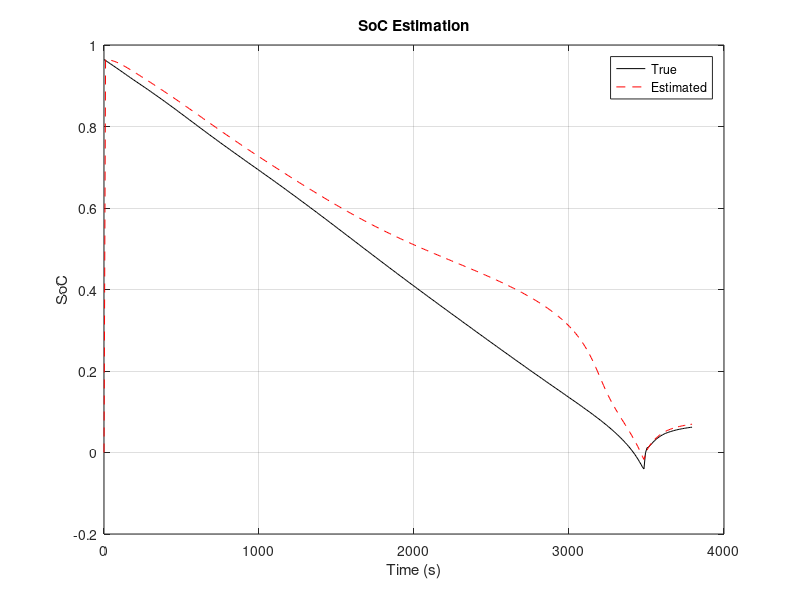
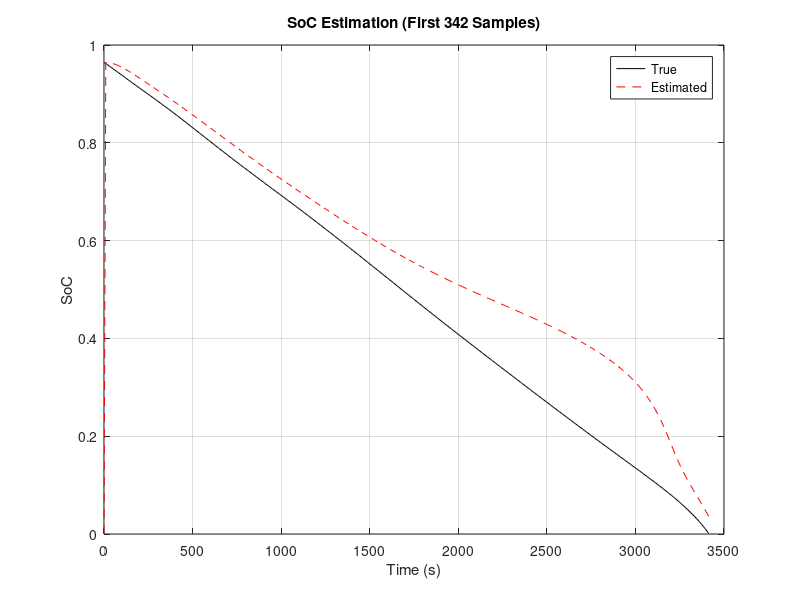
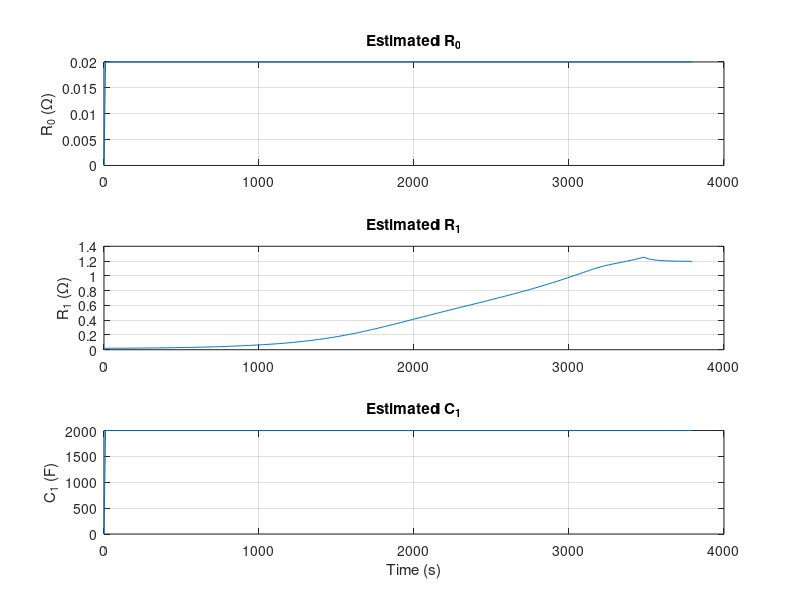
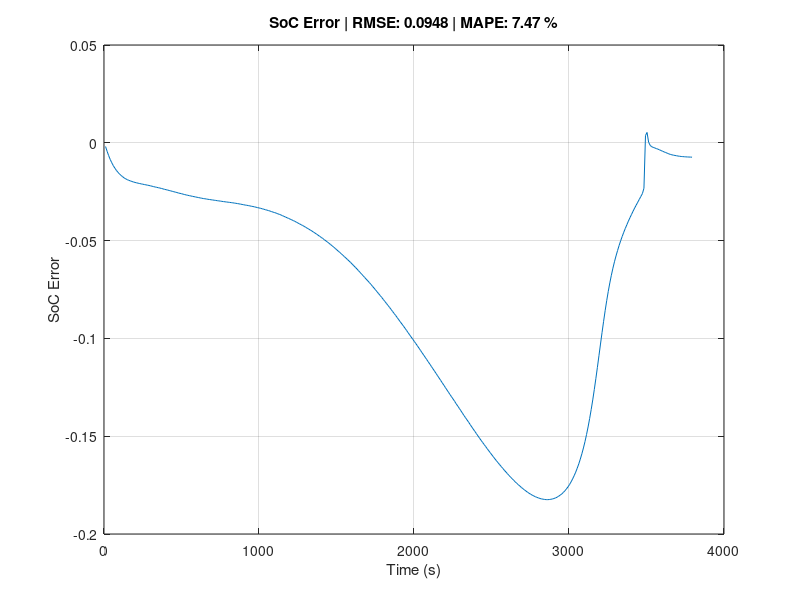

Recreate these plots in MATLAB, in order.
clear; clc; close all;

%% Load Discharge Data
load("soc_estimatedresult.mat");
time = 0:10.01:3800;
current = results.current;
voltage = results.voltage;
nominal_capacity = 2.9;
soc_true = results.soc_est;
soc_true(1)= 0.9641;
dt = 10;
N = length(time);

%% Estimate OCV–SOC Polynomial from HPPC Data
load("03-11-17_08.47 25degC_5Pulse_HPPC_Pan18650PF.mat");

rest_idx = abs(meas.Current) < 0.01;
soc_all = (meas.Ah(rest_idx) - min(meas.Ah)) / nominal_capacity;
ocv_all = meas.Voltage(rest_idx);

[soc_unique, ia] = unique(soc_all, 'stable');
ocv_unique = ocv_all(ia);

p = polyfit(soc_unique, ocv_unique, 5);
dp = polyder(p);

%% Initialize Model
Q = 2.9 * 3600;
x = [soc_true(1); 0];
theta = [0.02; 0.02; 2000];

Px = diag([1e-5, 1e-5]);
Ptheta = diag([0.002, 0.005, 100]);
Qx = diag([1e-5, 1e-5]);
Qtheta = diag([1e-5, 1e-5, 1]);
R = 1e-3;

x_store = zeros(2, N);
theta_store = zeros(3, N);
V_store = zeros(N, 1);

%% DEKF Loop
for k = 2:N
    I = current(k-1);
    V = voltage(k);

    % Prediction
    SoC_pred = x(1) - dt * I / Q;
    V_RC_pred = x(2) + dt * (-x(2)/(theta(2)*theta(3)) + I/theta(3));
    x_pred = [SoC_pred; V_RC_pred];

    A = [1, 0; 0, 1 - dt/(theta(2)*theta(3))];

    W = zeros(2,3);
    W(2,2) = dt * x(2) / (theta(2)^2 * theta(3));
    W(2,3) = dt * x(2) / (theta(2) * theta(3)^2) - dt * I / (theta(3)^2);

    Px = A * Px * A' + Qx;
    Ptheta = Ptheta + Qtheta;

    % Measurement Update
    OCV = polyval(p, x_pred(1));
    dOCV_dSoC = polyval(dp, x_pred(1));
    V_pred = OCV - theta(1)*I - x_pred(2);
    y_res = V - V_pred;

    Hx = [dOCV_dSoC, -1];
    Htheta = [-I, -x_pred(2), -1e-3*dt * I / (theta(3)^2)];

    Sx = Hx * Px * Hx' + R;
    Kx = Px * Hx' / Sx;
    x = x_pred + Kx * y_res;
    Px = (eye(2) - Kx * Hx) * Px;

    Stheta = Htheta * Ptheta * Htheta' + R;
    Ktheta = Ptheta * Htheta' / Stheta;
    theta = theta + Ktheta * y_res;
    theta(1) = max(theta(1), 1e-4);
    theta(2) = max(theta(2), 1e-3);
    theta(3) = max(theta(3), 100);
    Ptheta = (eye(3) - Ktheta * Htheta) * Ptheta;

    x_store(:,k) = x;
    theta_store(:,k) = theta;
    V_store(k) = V_pred;
end

%% Error Metrics
soc_est = x_store(1,:)';
soc_err = soc_true(2:end) - soc_est(2:end);
voltage_err = voltage(2:end) - V_store(2:end);

RMSE_soc = sqrt(mean(soc_err.^2));
MAE_soc = mean(abs(soc_err));
MAPE_soc = MAE_soc * 100;

N_clip = 342;
soc_err_clipped = soc_err(1:N_clip);
RMSE_soc_clipped = sqrt(mean(soc_err_clipped.^2));
MAE_soc_clipped = mean(abs(soc_err_clipped));
MAPE_soc_clipped = 100 * MAE_soc_clipped;

RMSE_V = sqrt(mean(voltage_err.^2));
MAPE_V = mean(abs(voltage_err ./ voltage(2:end))) * 100;

fprintf('--- SoC Estimation Errors ---\n');
fprintf('RMSE : %.4f\nMAE  : %.4f\nMAPE : %.2f %%\n\n', RMSE_soc, MAE_soc, MAPE_soc);
fprintf('--- SoC Estimation Errors (First %d Samples) ---\n', N_clip);
fprintf('RMSE : %.4f\nMAE  : %.4f\nMAPE : %.2f %%\n\n', RMSE_soc_clipped, MAE_soc_clipped, MAPE_soc_clipped);
fprintf('--- Voltage Tracking Errors ---\n');
fprintf('RMSE : %.4f V\nMAPE : %.2f %%\n\n', RMSE_V, MAPE_V);
fprintf('--- Final Estimated Parameters ---\n');
fprintf('R_0 = %.5f Ohm\nR_1 = %.5f Ohm\nC_1 = %.2f F\n', theta(1), theta(2), theta(3));

%% Plots
% SoC Estimation
figure;
plot(time, soc_true, 'k', time, soc_est, 'r--');
xlabel('Time (s)'); ylabel('SoC');
legend('True','Estimated'); title('SoC Estimation'); grid on;

% First 342 Samples
figure;
plot(time(1:N_clip), soc_true(1:N_clip), 'k', time(1:N_clip), soc_est(1:N_clip), 'r--');
xlabel('Time (s)'); ylabel('SoC');
legend('True','Estimated'); title(sprintf('SoC Estimation (First %d Samples)', N_clip)); grid on;

% Parameter Evolution
figure;
subplot(3,1,1); plot(time, theta_store(1,:)); ylabel('R_0 (\Omega)'); title('Estimated R_0'); grid on;
subplot(3,1,2); plot(time, theta_store(2,:)); ylabel('R_1 (\Omega)'); title('Estimated R_1'); grid on;
subplot(3,1,3); plot(time, theta_store(3,:)); ylabel('C_1 (F)'); xlabel('Time (s)'); title('Estimated C_1'); grid on;

% SoC Error
figure;
plot(time(2:end), soc_err);
xlabel('Time (s)'); ylabel('SoC Error');
title(sprintf('SoC Error | RMSE: %.4f | MAPE: %.2f %%', RMSE_soc, MAPE_soc));
grid on;

% Clipped SoC Error
figure;
plot(time(2:N_clip+1), soc_err_clipped, 'm');
xlabel('Time (s)'); ylabel('SoC Error');
title(sprintf('SoC Error (First %d Samples) | RMSE: %.4f | MAPE: %.2f %%', N_clip, RMSE_soc_clipped, MAPE_soc_clipped));
grid on;

% Voltage Tracking
figure;
plot(time, voltage, 'k', time, V_store, 'b--');
xlabel('Time (s)'); ylabel('Voltage (V)');
legend('Measured','Predicted');
title(sprintf('Voltage Tracking | RMSE: %.4f V | MAPE: %.2f %%', RMSE_V, MAPE_V));
grid on;

%% --- Compare OCV–SOC: Actual vs Polynomial Fit (using HPPC rest data) ---

% 1. Evaluate the polynomial OCV values at the actual SoC points from HPPC
ocv_fit = polyval(p, soc_unique);  % Fitted OCV values

% 2. Compute residuals
ocv_fit_error = ocv_unique - ocv_fit;

% 3. Error Metrics
RMSE_ocv = sqrt(mean(ocv_fit_error.^2));
MAE_ocv = mean(abs(ocv_fit_error));
MAPE_ocv = mean(abs(ocv_fit_error ./ ocv_unique)) * 100;

% 4. Print results
fprintf('--- OCV–SOC Polynomial Fit Errors (Using HPPC rest data) ---\n');
fprintf('RMSE : %.4f V\nMAE  : %.4f V\nMAPE : %.2f %%\n\n', RMSE_ocv, MAE_ocv, MAPE_ocv);

% 5. Plot actual vs fitted OCV–SOC curve
figure;
plot(soc_unique, ocv_unique, 'ko', 'DisplayName', 'Actual OCV (rest data)');
hold on;
plot(soc_unique, ocv_fit, 'r-', 'LineWidth', 1.5, 'DisplayName', 'Polynomial Fit');
xlabel('SoC'); ylabel('OCV (V)');
legend(); grid on;
title(sprintf('OCV–SOC Fit | RMSE: %.4f V | MAPE: %.2f %%', RMSE_ocv, MAPE_ocv));

% 6. Plot residuals
figure;
plot(soc_unique, ocv_fit_error, 'b');
xlabel('SoC'); ylabel('OCV Error (V)');
title('OCV Fit Residuals (Actual - Fitted)');
grid on;

%results.soc_est= soc_est;
%results.current= zeros(380,1);
%results.voltage = polyval(p,soc_est);
%save('soc_estimatedresult.mat',"results");